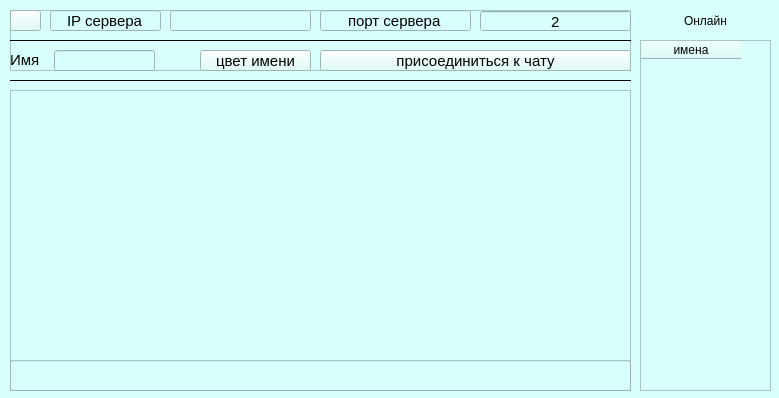
<?xml version="1.0" encoding="UTF-8"?>
<ui version="4.0">
 <class>client</class>
 <widget class="QWidget" name="client">
  <property name="geometry">
   <rect>
    <x>0</x>
    <y>0</y>
    <width>779</width>
    <height>398</height>
   </rect>
  </property>
  <property name="palette">
   <palette>
    <active>
     <colorrole role="WindowText">
      <brush brushstyle="SolidPattern">
       <color alpha="255">
        <red>0</red>
        <green>0</green>
        <blue>0</blue>
       </color>
      </brush>
     </colorrole>
     <colorrole role="Button">
      <brush brushstyle="SolidPattern">
       <color alpha="255">
        <red>216</red>
        <green>255</green>
        <blue>252</blue>
       </color>
      </brush>
     </colorrole>
     <colorrole role="Light">
      <brush brushstyle="SolidPattern">
       <color alpha="255">
        <red>216</red>
        <green>255</green>
        <blue>252</blue>
       </color>
      </brush>
     </colorrole>
     <colorrole role="Midlight">
      <brush brushstyle="SolidPattern">
       <color alpha="255">
        <red>235</red>
        <green>255</green>
        <blue>253</blue>
       </color>
      </brush>
     </colorrole>
     <colorrole role="Dark">
      <brush brushstyle="SolidPattern">
       <color alpha="255">
        <red>108</red>
        <green>127</green>
        <blue>126</blue>
       </color>
      </brush>
     </colorrole>
     <colorrole role="Mid">
      <brush brushstyle="SolidPattern">
       <color alpha="255">
        <red>144</red>
        <green>170</green>
        <blue>168</blue>
       </color>
      </brush>
     </colorrole>
     <colorrole role="Text">
      <brush brushstyle="SolidPattern">
       <color alpha="255">
        <red>0</red>
        <green>0</green>
        <blue>0</blue>
       </color>
      </brush>
     </colorrole>
     <colorrole role="BrightText">
      <brush brushstyle="SolidPattern">
       <color alpha="255">
        <red>255</red>
        <green>255</green>
        <blue>255</blue>
       </color>
      </brush>
     </colorrole>
     <colorrole role="ButtonText">
      <brush brushstyle="SolidPattern">
       <color alpha="255">
        <red>0</red>
        <green>0</green>
        <blue>0</blue>
       </color>
      </brush>
     </colorrole>
     <colorrole role="Base">
      <brush brushstyle="SolidPattern">
       <color alpha="255">
        <red>216</red>
        <green>255</green>
        <blue>252</blue>
       </color>
      </brush>
     </colorrole>
     <colorrole role="Window">
      <brush brushstyle="SolidPattern">
       <color alpha="255">
        <red>216</red>
        <green>255</green>
        <blue>252</blue>
       </color>
      </brush>
     </colorrole>
     <colorrole role="Shadow">
      <brush brushstyle="SolidPattern">
       <color alpha="255">
        <red>0</red>
        <green>0</green>
        <blue>0</blue>
       </color>
      </brush>
     </colorrole>
     <colorrole role="AlternateBase">
      <brush brushstyle="SolidPattern">
       <color alpha="255">
        <red>235</red>
        <green>255</green>
        <blue>253</blue>
       </color>
      </brush>
     </colorrole>
     <colorrole role="ToolTipBase">
      <brush brushstyle="SolidPattern">
       <color alpha="255">
        <red>255</red>
        <green>255</green>
        <blue>220</blue>
       </color>
      </brush>
     </colorrole>
     <colorrole role="ToolTipText">
      <brush brushstyle="SolidPattern">
       <color alpha="255">
        <red>0</red>
        <green>0</green>
        <blue>0</blue>
       </color>
      </brush>
     </colorrole>
     <colorrole role="PlaceholderText">
      <brush brushstyle="SolidPattern">
       <color alpha="128">
        <red>0</red>
        <green>0</green>
        <blue>0</blue>
       </color>
      </brush>
     </colorrole>
    </active>
    <inactive>
     <colorrole role="WindowText">
      <brush brushstyle="SolidPattern">
       <color alpha="255">
        <red>0</red>
        <green>0</green>
        <blue>0</blue>
       </color>
      </brush>
     </colorrole>
     <colorrole role="Button">
      <brush brushstyle="SolidPattern">
       <color alpha="255">
        <red>216</red>
        <green>255</green>
        <blue>252</blue>
       </color>
      </brush>
     </colorrole>
     <colorrole role="Light">
      <brush brushstyle="SolidPattern">
       <color alpha="255">
        <red>216</red>
        <green>255</green>
        <blue>252</blue>
       </color>
      </brush>
     </colorrole>
     <colorrole role="Midlight">
      <brush brushstyle="SolidPattern">
       <color alpha="255">
        <red>235</red>
        <green>255</green>
        <blue>253</blue>
       </color>
      </brush>
     </colorrole>
     <colorrole role="Dark">
      <brush brushstyle="SolidPattern">
       <color alpha="255">
        <red>108</red>
        <green>127</green>
        <blue>126</blue>
       </color>
      </brush>
     </colorrole>
     <colorrole role="Mid">
      <brush brushstyle="SolidPattern">
       <color alpha="255">
        <red>144</red>
        <green>170</green>
        <blue>168</blue>
       </color>
      </brush>
     </colorrole>
     <colorrole role="Text">
      <brush brushstyle="SolidPattern">
       <color alpha="255">
        <red>0</red>
        <green>0</green>
        <blue>0</blue>
       </color>
      </brush>
     </colorrole>
     <colorrole role="BrightText">
      <brush brushstyle="SolidPattern">
       <color alpha="255">
        <red>255</red>
        <green>255</green>
        <blue>255</blue>
       </color>
      </brush>
     </colorrole>
     <colorrole role="ButtonText">
      <brush brushstyle="SolidPattern">
       <color alpha="255">
        <red>0</red>
        <green>0</green>
        <blue>0</blue>
       </color>
      </brush>
     </colorrole>
     <colorrole role="Base">
      <brush brushstyle="SolidPattern">
       <color alpha="255">
        <red>216</red>
        <green>255</green>
        <blue>252</blue>
       </color>
      </brush>
     </colorrole>
     <colorrole role="Window">
      <brush brushstyle="SolidPattern">
       <color alpha="255">
        <red>216</red>
        <green>255</green>
        <blue>252</blue>
       </color>
      </brush>
     </colorrole>
     <colorrole role="Shadow">
      <brush brushstyle="SolidPattern">
       <color alpha="255">
        <red>0</red>
        <green>0</green>
        <blue>0</blue>
       </color>
      </brush>
     </colorrole>
     <colorrole role="AlternateBase">
      <brush brushstyle="SolidPattern">
       <color alpha="255">
        <red>235</red>
        <green>255</green>
        <blue>253</blue>
       </color>
      </brush>
     </colorrole>
     <colorrole role="ToolTipBase">
      <brush brushstyle="SolidPattern">
       <color alpha="255">
        <red>255</red>
        <green>255</green>
        <blue>220</blue>
       </color>
      </brush>
     </colorrole>
     <colorrole role="ToolTipText">
      <brush brushstyle="SolidPattern">
       <color alpha="255">
        <red>0</red>
        <green>0</green>
        <blue>0</blue>
       </color>
      </brush>
     </colorrole>
     <colorrole role="PlaceholderText">
      <brush brushstyle="SolidPattern">
       <color alpha="128">
        <red>0</red>
        <green>0</green>
        <blue>0</blue>
       </color>
      </brush>
     </colorrole>
    </inactive>
    <disabled>
     <colorrole role="WindowText">
      <brush brushstyle="SolidPattern">
       <color alpha="255">
        <red>108</red>
        <green>127</green>
        <blue>126</blue>
       </color>
      </brush>
     </colorrole>
     <colorrole role="Button">
      <brush brushstyle="SolidPattern">
       <color alpha="255">
        <red>216</red>
        <green>255</green>
        <blue>252</blue>
       </color>
      </brush>
     </colorrole>
     <colorrole role="Light">
      <brush brushstyle="SolidPattern">
       <color alpha="255">
        <red>216</red>
        <green>255</green>
        <blue>252</blue>
       </color>
      </brush>
     </colorrole>
     <colorrole role="Midlight">
      <brush brushstyle="SolidPattern">
       <color alpha="255">
        <red>235</red>
        <green>255</green>
        <blue>253</blue>
       </color>
      </brush>
     </colorrole>
     <colorrole role="Dark">
      <brush brushstyle="SolidPattern">
       <color alpha="255">
        <red>108</red>
        <green>127</green>
        <blue>126</blue>
       </color>
      </brush>
     </colorrole>
     <colorrole role="Mid">
      <brush brushstyle="SolidPattern">
       <color alpha="255">
        <red>144</red>
        <green>170</green>
        <blue>168</blue>
       </color>
      </brush>
     </colorrole>
     <colorrole role="Text">
      <brush brushstyle="SolidPattern">
       <color alpha="255">
        <red>108</red>
        <green>127</green>
        <blue>126</blue>
       </color>
      </brush>
     </colorrole>
     <colorrole role="BrightText">
      <brush brushstyle="SolidPattern">
       <color alpha="255">
        <red>255</red>
        <green>255</green>
        <blue>255</blue>
       </color>
      </brush>
     </colorrole>
     <colorrole role="ButtonText">
      <brush brushstyle="SolidPattern">
       <color alpha="255">
        <red>108</red>
        <green>127</green>
        <blue>126</blue>
       </color>
      </brush>
     </colorrole>
     <colorrole role="Base">
      <brush brushstyle="SolidPattern">
       <color alpha="255">
        <red>216</red>
        <green>255</green>
        <blue>252</blue>
       </color>
      </brush>
     </colorrole>
     <colorrole role="Window">
      <brush brushstyle="SolidPattern">
       <color alpha="255">
        <red>216</red>
        <green>255</green>
        <blue>252</blue>
       </color>
      </brush>
     </colorrole>
     <colorrole role="Shadow">
      <brush brushstyle="SolidPattern">
       <color alpha="255">
        <red>0</red>
        <green>0</green>
        <blue>0</blue>
       </color>
      </brush>
     </colorrole>
     <colorrole role="AlternateBase">
      <brush brushstyle="SolidPattern">
       <color alpha="255">
        <red>216</red>
        <green>255</green>
        <blue>252</blue>
       </color>
      </brush>
     </colorrole>
     <colorrole role="ToolTipBase">
      <brush brushstyle="SolidPattern">
       <color alpha="255">
        <red>255</red>
        <green>255</green>
        <blue>220</blue>
       </color>
      </brush>
     </colorrole>
     <colorrole role="ToolTipText">
      <brush brushstyle="SolidPattern">
       <color alpha="255">
        <red>0</red>
        <green>0</green>
        <blue>0</blue>
       </color>
      </brush>
     </colorrole>
     <colorrole role="PlaceholderText">
      <brush brushstyle="SolidPattern">
       <color alpha="128">
        <red>0</red>
        <green>0</green>
        <blue>0</blue>
       </color>
      </brush>
     </colorrole>
    </disabled>
   </palette>
  </property>
  <property name="windowTitle">
   <string>Form</string>
  </property>
  <widget class="Line" name="line">
   <property name="geometry">
    <rect>
     <x>10</x>
     <y>30</y>
     <width>621</width>
     <height>21</height>
    </rect>
   </property>
   <property name="font">
    <font>
     <family>Arial</family>
     <pointsize>11</pointsize>
    </font>
   </property>
   <property name="frameShadow">
    <enum>QFrame::Plain</enum>
   </property>
   <property name="orientation">
    <enum>Qt::Horizontal</enum>
   </property>
  </widget>
  <widget class="Line" name="line_2">
   <property name="geometry">
    <rect>
     <x>10</x>
     <y>70</y>
     <width>621</width>
     <height>21</height>
    </rect>
   </property>
   <property name="font">
    <font>
     <family>Arial</family>
     <pointsize>11</pointsize>
    </font>
   </property>
   <property name="frameShadow">
    <enum>QFrame::Plain</enum>
   </property>
   <property name="orientation">
    <enum>Qt::Horizontal</enum>
   </property>
  </widget>
  <widget class="QFrame" name="frame">
   <property name="geometry">
    <rect>
     <x>10</x>
     <y>90</y>
     <width>621</width>
     <height>301</height>
    </rect>
   </property>
   <property name="font">
    <font>
     <family>Arial</family>
     <pointsize>11</pointsize>
    </font>
   </property>
   <property name="frameShape">
    <enum>QFrame::StyledPanel</enum>
   </property>
   <property name="frameShadow">
    <enum>QFrame::Raised</enum>
   </property>
   <widget class="QLineEdit" name="lineEdit_message">
    <property name="geometry">
     <rect>
      <x>0</x>
      <y>270</y>
      <width>621</width>
      <height>31</height>
     </rect>
    </property>
    <property name="font">
     <font>
      <family>Arial</family>
      <pointsize>11</pointsize>
     </font>
    </property>
   </widget>
   <widget class="QPlainTextEdit" name="chatEdit">
    <property name="geometry">
     <rect>
      <x>0</x>
      <y>0</y>
      <width>621</width>
      <height>271</height>
     </rect>
    </property>
    <property name="readOnly">
     <bool>true</bool>
    </property>
   </widget>
  </widget>
  <widget class="QPushButton" name="pushButton_connect">
   <property name="geometry">
    <rect>
     <x>320</x>
     <y>50</y>
     <width>311</width>
     <height>21</height>
    </rect>
   </property>
   <property name="font">
    <font>
     <family>Arial</family>
     <pointsize>11</pointsize>
    </font>
   </property>
   <property name="text">
    <string>присоединиться к чату</string>
   </property>
  </widget>
  <widget class="QFrame" name="frame_2">
   <property name="geometry">
    <rect>
     <x>10</x>
     <y>10</y>
     <width>621</width>
     <height>61</height>
    </rect>
   </property>
   <property name="font">
    <font>
     <family>Arial</family>
     <pointsize>11</pointsize>
    </font>
   </property>
   <property name="frameShape">
    <enum>QFrame::StyledPanel</enum>
   </property>
   <property name="frameShadow">
    <enum>QFrame::Raised</enum>
   </property>
   <widget class="QLineEdit" name="lineEdit_ip">
    <property name="geometry">
     <rect>
      <x>160</x>
      <y>0</y>
      <width>141</width>
      <height>21</height>
     </rect>
    </property>
    <property name="font">
     <font>
      <family>Arial</family>
      <pointsize>11</pointsize>
     </font>
    </property>
    <property name="text">
     <string/>
    </property>
    <property name="alignment">
     <set>Qt::AlignCenter</set>
    </property>
    <property name="readOnly">
     <bool>false</bool>
    </property>
   </widget>
   <widget class="QLabel" name="label_color">
    <property name="geometry">
     <rect>
      <x>160</x>
      <y>40</y>
      <width>21</width>
      <height>21</height>
     </rect>
    </property>
    <property name="font">
     <font>
      <family>Arial</family>
      <pointsize>11</pointsize>
     </font>
    </property>
    <property name="text">
     <string/>
    </property>
   </widget>
   <widget class="QPushButton" name="pushButton_name_color">
    <property name="geometry">
     <rect>
      <x>190</x>
      <y>40</y>
      <width>111</width>
      <height>21</height>
     </rect>
    </property>
    <property name="font">
     <font>
      <family>Arial</family>
      <pointsize>11</pointsize>
     </font>
    </property>
    <property name="text">
     <string>цвет имени</string>
    </property>
   </widget>
   <widget class="QLineEdit" name="lineedit_ip">
    <property name="geometry">
     <rect>
      <x>40</x>
      <y>0</y>
      <width>111</width>
      <height>21</height>
     </rect>
    </property>
    <property name="font">
     <font>
      <family>Arial</family>
      <pointsize>11</pointsize>
     </font>
    </property>
    <property name="text">
     <string>IP сервера</string>
    </property>
    <property name="alignment">
     <set>Qt::AlignCenter</set>
    </property>
    <property name="readOnly">
     <bool>true</bool>
    </property>
   </widget>
   <widget class="QLineEdit" name="lineedit_port">
    <property name="geometry">
     <rect>
      <x>310</x>
      <y>0</y>
      <width>151</width>
      <height>21</height>
     </rect>
    </property>
    <property name="font">
     <font>
      <family>Arial</family>
      <pointsize>11</pointsize>
     </font>
    </property>
    <property name="text">
     <string>порт сервера</string>
    </property>
    <property name="alignment">
     <set>Qt::AlignCenter</set>
    </property>
    <property name="readOnly">
     <bool>true</bool>
    </property>
   </widget>
   <widget class="QSpinBox" name="spinBox_port">
    <property name="geometry">
     <rect>
      <x>470</x>
      <y>0</y>
      <width>151</width>
      <height>22</height>
     </rect>
    </property>
    <property name="font">
     <font>
      <family>Arial</family>
      <pointsize>11</pointsize>
     </font>
    </property>
    <property name="alignment">
     <set>Qt::AlignCenter</set>
    </property>
    <property name="buttonSymbols">
     <enum>QAbstractSpinBox::NoButtons</enum>
    </property>
    <property name="minimum">
     <number>2</number>
    </property>
    <property name="maximum">
     <number>65535</number>
    </property>
   </widget>
   <widget class="QPushButton" name="pushButton_local">
    <property name="geometry">
     <rect>
      <x>0</x>
      <y>0</y>
      <width>31</width>
      <height>21</height>
     </rect>
    </property>
    <property name="text">
     <string/>
    </property>
   </widget>
   <widget class="QLineEdit" name="lineEdit_name">
    <property name="geometry">
     <rect>
      <x>44</x>
      <y>40</y>
      <width>101</width>
      <height>21</height>
     </rect>
    </property>
    <property name="font">
     <font>
      <family>Arial</family>
      <pointsize>11</pointsize>
     </font>
    </property>
    <property name="alignment">
     <set>Qt::AlignCenter</set>
    </property>
   </widget>
   <widget class="QLabel" name="label_2">
    <property name="geometry">
     <rect>
      <x>0</x>
      <y>40</y>
      <width>41</width>
      <height>20</height>
     </rect>
    </property>
    <property name="text">
     <string>Имя</string>
    </property>
   </widget>
  </widget>
  <widget class="QTableWidget" name="tableWidget">
   <property name="geometry">
    <rect>
     <x>640</x>
     <y>40</y>
     <width>131</width>
     <height>351</height>
    </rect>
   </property>
   <column>
    <property name="text">
     <string>имена</string>
    </property>
   </column>
  </widget>
  <widget class="QLabel" name="label">
   <property name="geometry">
    <rect>
     <x>640</x>
     <y>10</y>
     <width>131</width>
     <height>21</height>
    </rect>
   </property>
   <property name="text">
    <string>Онлайн</string>
   </property>
   <property name="alignment">
    <set>Qt::AlignCenter</set>
   </property>
  </widget>
  <zorder>frame_2</zorder>
  <zorder>line</zorder>
  <zorder>line_2</zorder>
  <zorder>frame</zorder>
  <zorder>pushButton_connect</zorder>
  <zorder>tableWidget</zorder>
  <zorder>label</zorder>
 </widget>
 <resources/>
 <connections/>
</ui>
